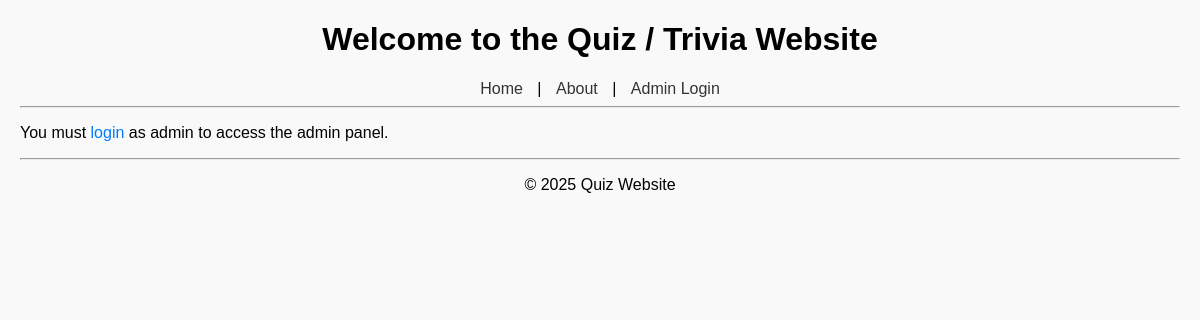
Page /manage_questions.php?category_id=3 (signed in) on the earlier database version.
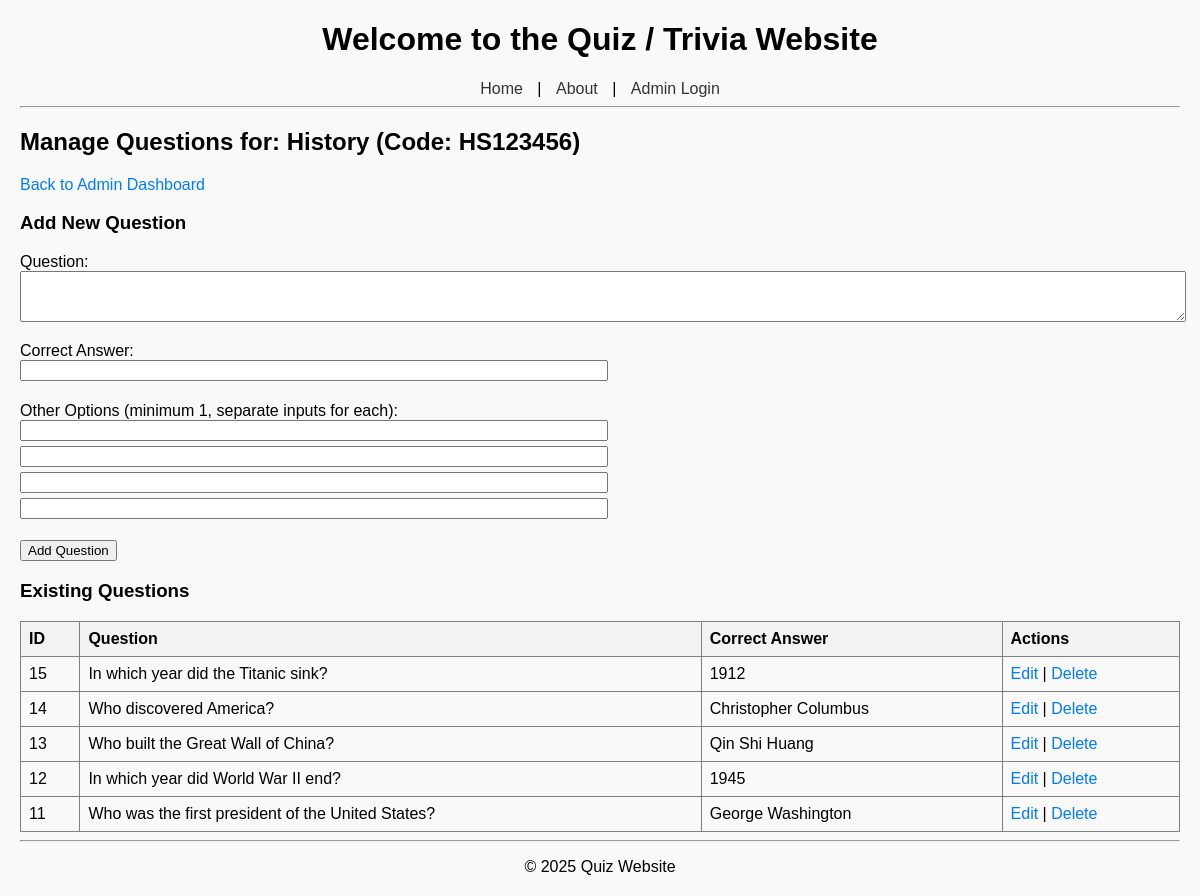
Same page on the later database version.
### tables this page shows
CREATE TABLE categories (
    id INT AUTO_INCREMENT PRIMARY KEY,
    name VARCHAR(100) NOT NULL,
    creator_id INT NOT NULL,
    quiz_code VARCHAR(20) UNIQUE NOT NULL,
    FOREIGN KEY (creator_id) REFERENCES users(id) ON DELETE CASCADE
);

CREATE TABLE questions (
    id INT AUTO_INCREMENT PRIMARY KEY,
    category_id INT NOT NULL,
    question_text TEXT NOT NULL,
    correct_answer VARCHAR(255) NOT NULL,
    FOREIGN KEY (category_id) REFERENCES categories(id) ON DELETE CASCADE
);

### manage_questions.php (the view, shortened to what this page needs)
<?php
include 'includes/db.php';
include 'includes/header.php';
if(!isset($_SESSION['logged_in']) || $_SESSION['logged_in'] !== true || $_SESSION['role'] !== 'admin'){
    echo "<p>You must <a href='login.php'>login</a> as admin to access the admin panel.</p>";
    include 'includes/footer.php';
    exit;
}
$category_id = intval($_GET['category_id']);
$stmt = $pdo->prepare("SELECT * FROM categories WHERE id = ? AND creator_id = ?");
$stmt->execute([$category_id, $_SESSION['user_id']]);
$category = $stmt->fetch(PDO::FETCH_ASSOC);
$stmt = $pdo->prepare("SELECT * FROM questions WHERE category_id = ? ORDER BY id DESC");
$stmt->execute([$category_id]);
$questions = $stmt->fetchAll(PDO::FETCH_ASSOC);
?>
<h2>Manage Questions for: <?php echo htmlspecialchars($category['name']); ?> (Code: <?php echo htmlspecialchars($category['quiz_code']); ?>)</h2>
<p><a href="admin.php">Back to Admin Dashboard</a></p>
<h3>Add New Question</h3>
<form method="post" action="">
    <p>
        <label>Question:</label><br>
        <textarea name="question_text" rows="3" cols="50" required></textarea>
    </p>
    <p>
        <label>Correct Answer:</label><br>
        <input type="text" name="correct_answer" required>
    </p>
    <p>
        <label>Other Options (minimum 1, separate inputs for each):</label><br>
        <input type="text" name="options[]" required>
        <input type="text" name="options[]">
        <input type="text" name="options[]">
        <input type="text" name="options[]">
    </p>
    <input type="submit" name="add_question" value="Add Question">
</form>
<h3>Existing Questions</h3>
<?php if(count($questions) > 0): ?>
    <table border="1" cellpadding="5" cellspacing="0">
        <tr>
            <th>ID</th>
            <th>Question</th>
            <th>Correct Answer</th>
            <th>Actions</th>
        </tr>
        <?php foreach($questions as $q): ?>
            <tr>
                <td><?php echo $q['id']; ?></td>
                <td><?php echo htmlspecialchars($q['question_text']); ?></td>
                <td><?php echo htmlspecialchars($q['correct_answer']); ?></td>
                <td>
                    <a href="edit_question.php?question_id=<?php echo $q['id']; ?>">Edit</a> |
                    <a href="?category_id=<?php echo $category_id; ?>&delete_question=<?php echo $q['id']; ?>" onclick="return confirm('Delete this question?')">Delete</a>
                </td>
            </tr>
        <?php endforeach; ?>
    </table>
<?php else: ?>
    <p>No questions added yet.</p>
<?php endif; ?>
<?php include 'includes/footer.php'; ?>

### includes/header.php (shortened to what this page needs)
<!DOCTYPE html>
<html lang="en">
<head>
    <link rel="stylesheet" href="css/style.css">
</head>
<body>
    <header>
        <h1>Welcome to the Quiz / Trivia Website</h1>
        <nav>
            <a href="index.php">Home</a> |
            <a href="about.php">About</a> |
            <a href="login.php">Admin Login</a>
        </nav>
    </header>
    <hr>

### includes/footer.php
    <hr>
    <footer>
        <p>&copy; <?php echo date('Y'); ?> Quiz Website</p>
    </footer>
</body>
</html>

### css/style.css (style rules this page uses)
body { font-family: Arial, sans-serif; margin: 20px; background-color: #f9f9f9; }
header, footer { text-align: center; }
nav a { margin: 0 10px; text-decoration: none; color: #333; }
table { width: 100%; border-collapse: collapse; margin-top: 10px; }
table th, table td { padding: 8px; text-align: left; }
table th { background-color: #f2f2f2; }
a { text-decoration: none; color: #007BFF; }
textarea { width: 100%; resize: vertical; }
input[type="text"] { width: 50%; margin-bottom: 5px; }

Differences in the rows shown:
now on this page (row edited): categories: name "History", quiz_code "HS123456"
now on this page (row edited): questions: id "15", question_text "In which year did the Titanic sink?", correct_answer "1912"
now on this page (row edited): questions: id "14", question_text "Who discovered America?", correct_answer "Christopher Columbus"
now on this page (row unchanged): questions: id "13", question_text "Who built the Great Wall of China?", correct_answer "Qin Shi Huang"
now on this page (row unchanged): questions: id "12", question_text "In which year did World War II end?", correct_answer "1945"
now on this page (row unchanged): questions: id "11", question_text "Who was the first president of the United States?", correct_answer "George Washington"
Other differences:
form field add_question: (not shown) → "Add Question"
text no longer shown: "You must login as admin to access the admin panel."
text now shown: "Manage Questions for: (Code: ) Back to Admin Dashboard Add New Question Question: Correct Answer: Other Options (minimum 1, separate inputs for each): Existing Questions ID Question Correct Answer Actions"
